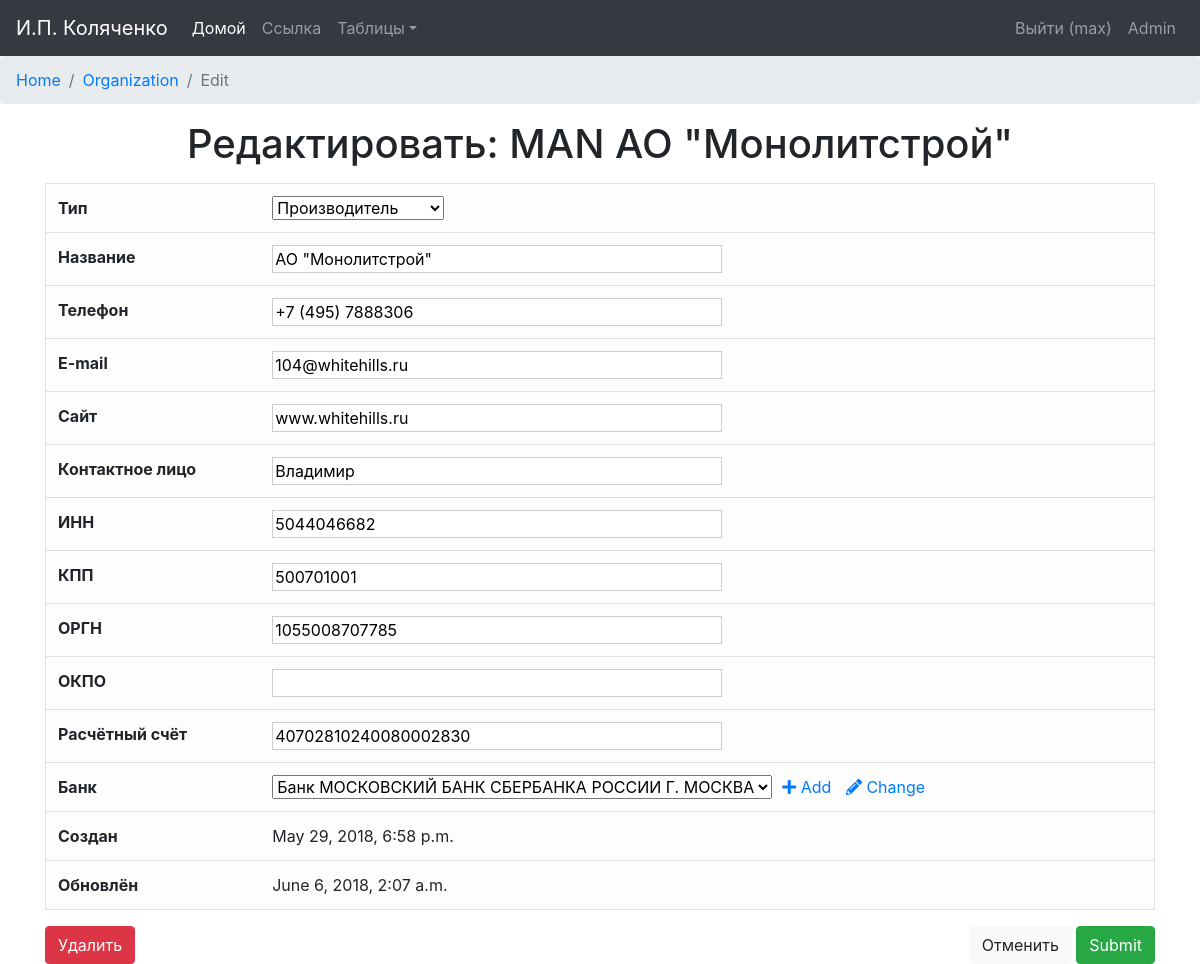
/organization/edit/2 (signed in), run on the app's committed database.
### orders/models.py (models this page shows)
class Organization(models.Model):
    NONE = 'NON'
    OWN = 'OWN'
    MANUFACTURER = 'MAN'
    PROVIDER = 'PRO'
    PARTNER = 'PRT'
    CLIENT = 'CLI'
    ORG_TYPES = (
        (NONE, 'Не указано'),
        (OWN, 'Компания-аватар'),
        (MANUFACTURER, 'Производитель'),
        (PROVIDER, 'Поставщик'),
        (PARTNER, 'Компания-партнёр'),
        (CLIENT, 'Компания-клиент'),
    )
    org_type = models.CharField('Тип организации', max_length=4, choices=ORG_TYPES, default=NONE)
    org_name = models.CharField('Название', max_length=64)
    org_phone = models.CharField('Телефон', max_length=48)
    org_email = models.CharField('E-mail', max_length=48, blank=True, null=True, default=None)
    org_website = models.CharField('Сайт', max_length=48, blank=True, null=True, default=None)
    org_contact_person = models.CharField('Контактное лицо', max_length=64, blank=True, null=True, default=None)
    org_INN = models.CharField('ИНН', max_length=12, blank=True, null=True, default=None)
    org_KPP = models.CharField('КПП', max_length=9, blank=True, null=True, default=None)
    org_OGRN = models.CharField('ОРГН', max_length=13, blank=True, null=True, default=None)
    org_OKPO = models.CharField('ОКПО', max_length=10, blank=True, null=True, default=None)
    org_checking_account = models.CharField('Расчётный счёт', max_length=20, blank=True, null=True, default=None)
    org_bank = models.ForeignKey(Bank, blank=True, null=True, default=None)
    is_active = models.BooleanField(IS_ACTIVE, default=True)
    created = models.DateTimeField(CREATED, auto_now_add=True, auto_now=False)
    updated = models.DateTimeField(UPDATED, auto_now_add=False, auto_now=True)
    def __str__(self):
        return "%s %s" % (self.org_type, self.org_name)
    class Meta:
        verbose_name = 'Организация'
        verbose_name_plural = 'Организации'

### orders/views.py (the view, shortened to what this page needs)
# urls.py: url(r'^organization/edit/(?P<organization_id>[\w-]+)$', views.organization_edit, name='organization_edit'),
@login_required
def organization_edit(request, organization_id):
    organization = Organization.objects.get(id=organization_id)
    form = OrganizationForm(instance=organization)
    return render(request, "Organization/organization_edit.html", locals())

### orders/forms.py
class OrganizationForm(ModelForm):
    org_bank = forms.ModelChoiceField(queryset=Bank.objects.filter(is_active=True))
    class Meta:
        model = Organization
        fields = ["org_type", "org_name", "org_phone", "org_email", "org_website", "org_contact_person", "org_INN",
                  "org_KPP", "org_OGRN", "org_OKPO", "org_checking_account", "org_bank"]

### orders/context_processors.py (called while the page is built)
def getting_username(request):
    username = auth.get_user(request).username
    return locals()

### orders/models.py (called while the page is built)
    def __str__(self):
        return "Банк %s" % self.bank_name

### templates/Organization/organization_edit.html (shortened to what this page needs)
{% extends "base.html" %}
{% block content %}
    <nav aria-label="breadcrumb">
        <ol class="breadcrumb">
            <li class="breadcrumb-item"><a href="{% url "home_page" %}">Home</a></li>
            <li class="breadcrumb-item"><a href="{% url "organization_out" %}">Organization</a></li>
            <li class="breadcrumb-item active" aria-current="page">Edit</li>
        </ol>
    </nav>
    <div class="container">
        <h1>Редактировать: {{ organization }}</h1>
    </div>
    <div class="container">
        <form action="" method="post">
            <table class="table table-light border" align="center">
                <tr>
                    <th>Тип</th>
                    <td>{{ form.org_type }}</td>
                </tr>
                <tr>
                    <th>Название</th>
                    <td>{{ form.org_name }}</td>
                </tr>
                <tr>
                    <th>Телефон</th>
                    <td>{{ form.org_phone }}</td>
                </tr>
                <tr>
                    <th>E-mail</th>
                    <td>{{ form.org_email }}</td>
                </tr>
                <tr>
                    <th>Сайт</th>
                    <td>{{ form.org_website }}</td>
                </tr>
                <tr>
                    <th>Контактное лицо</th>
                    <td>{{ form.org_contact_person }}</td>
                </tr>
                <tr>
                    <th>ИНН</th>
                    <td>{{ form.org_INN }}</td>
                </tr>
                <tr>
                    <th>КПП</th>
                    <td>{{ form.org_KPP }}</td>
                </tr>
                <tr>
                    <th>ОРГН</th>
                    <td>{{ form.org_OGRN }}</td>
                </tr>
                <tr>
                    <th>ОКПО</th>
                    <td>{{ form.org_OKPO }}</td>
                </tr>
                <tr>
                    <th>Расчётный счёт</th>
                    <td>{{ form.org_checking_account }}</td>
                </tr>
                <tr>
                    <th>Банк</th>
                    <td>{{ form.org_bank }}<a href="{% url "bank_add" %}" target="_blank"><i class="fas fa-plus home-icon"></i> Add</a>
                        <a href="{% url "bank_out" %}" target="_blank"><i class="fas fa-pencil-alt home-icon"></i> Change</a></td>
                </tr>
                <tr>
                    <th>Создан</th>
                    <td>{{ organization.created }}</td>
                </tr>
                <tr>
                    <th>Обновлён</th>
                    <td>{{ organization.updated }}</td>
                </tr>
            </table>
            <div class="row">
                <div class="col"><a href="{% url "organization_delete" organization.id %}"><input type="button"
                                                                                          class="btn btn-danger"
                                                                                          value="Удалить"></a>
                </div>
                <div class="col" align="right"><a href="../../../organization"><input type="button"
                                                                                  class="btn btn-light"
                                                                                  value="Отменить"></a>
                    <a href="../../../organization"><input type="submit" class="btn btn-success"></a></div>
            </div>
        </form>
    </div>
{% endblock content %}

### templates/navbar.html (shortened to what this page needs)
{% load static %}
<nav class="navbar navbar-expand-lg navbar-dark bg-dark">
    <a class="navbar-brand" href="{% url "home_page" %}">И.П. Коляченко</a>
    <div class="collapse navbar-collapse" id="navbarsExample05">
        <ul class="navbar-nav mr-auto">
            <li class="nav-item active">
                <a class="nav-link" href="{% url "home_page" %}">Домой <span class="sr-only">(current)</span></a>
            </li>
            <li class="nav-item">
                <a class="nav-link" href="#">Ссылка</a>
            </li>
            <li class="nav-item dropdown">
                <a class="nav-link dropdown-toggle" href="http://example.com" id="dropdown05" data-toggle="dropdown"
                   aria-haspopup="true" aria-expanded="false">Таблицы</a>
            </li>
        </ul>
        <form class="form-inline my-2 my-md-0">
            <ul class="nav navbar-nav navbar-right">
                {% if username %}
                    <li class="nav-item nav-top-item">
                        <a class="nav-link nav-top-link" href="{% url "logout" %}">
                            Выйти ({{ username }})</a>
                    </li>
                    <li class="nav-item nav-top-item">
                        <a class="nav-link nav-top-link" href="admin/">
                            Admin</a>
                    </li>
                {% else %}
                    <li class="nav-item nav-top-item">
                        <a class="nav-link nav-top-link" href="{% url "login" %}">
                            <i class="fa fa-sign-in" aria-hidden="true"></i> Войти</a>
                    </li>
                {% endif %}
            </ul>
        </form>
    </div>
</nav>

### static/static_dev/css/main.css (style rules this page uses)
.home-icon { padding-left: 10px; }
input[type="text"] { max-width: 450px; width: 450px; border: 1px solid #cccccc; //цвет рамки border-radius: 3px; //закругление углов (общее) -webkit-border-radius: 3px; //закругление углов (Google Chrome) -moz-border-radius: 3px; //закругление углов (FireFox) -khtml-border-radius: 3px; //закругление углов (Safari) background: #ffffff !important; // желательно прописывать, так как в Chrome при сохранных данных оно может быть желтым outline: none; // удаляет обводку в браузерах хром(желтая) и сафари(синяя) height: 24px; // высота на свое усмотрение min-width: 50px; // ширина на свое усмотрение color: #cccccc; //цвет шрифта в обычном состоянии font-size: 11px; // Размер шрифта font-family: Tahoma; // Стиль шрифта }

### static/static_dev/css/base.css (style rules this page uses)
html, body { height: 100%; max-height: 100%; }
h1 { margin-top: 15px; margin-bottom: 15px; text-align: center; }

### data on the page
Organization: org_type+org_name "MAN АО \"Монолитстрой\"", org_type "Производитель", org_name "АО \"Монолитстрой\"", org_phone "+7 (495) 7888306", org_email "104@whitehills.ru", org_website "www.whitehills.ru", org_contact_person "Владимир", org_INN "5044046682", org_KPP "500701001", org_OGRN "1055008707785", org_checking_account "40702810240080002830", org_bank "Банк МОСКОВСКИЙ БАНК СБЕРБАНКА РОССИИ Г. МОСКВА", created "May 29, 2018, 6:58 p.m.", updated "June 6, 2018, 2:07 a.m."

### other printed values
{{ username }} "max"
